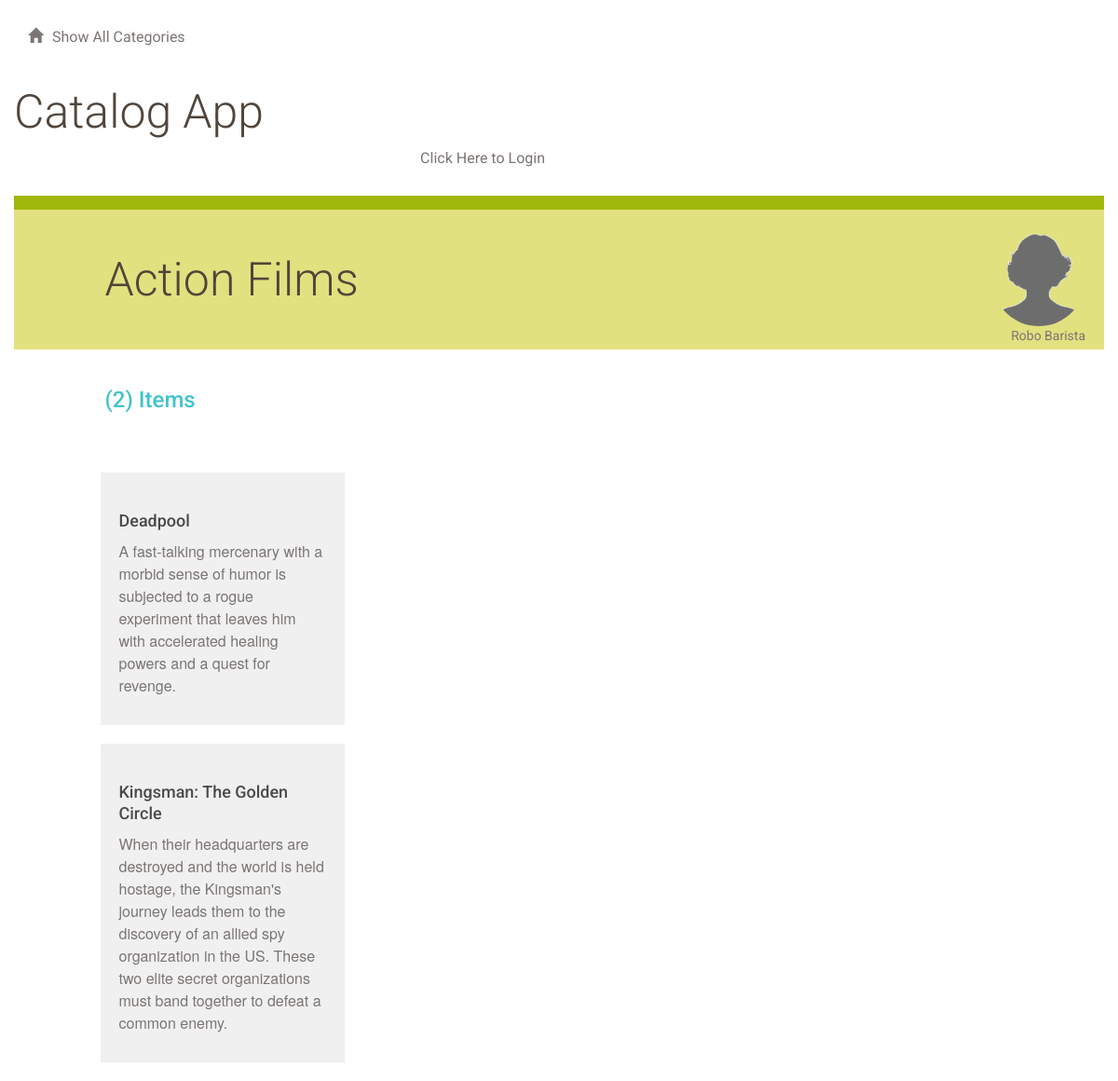
/catalog/1/items/, run on an earlier commit of the app's database.
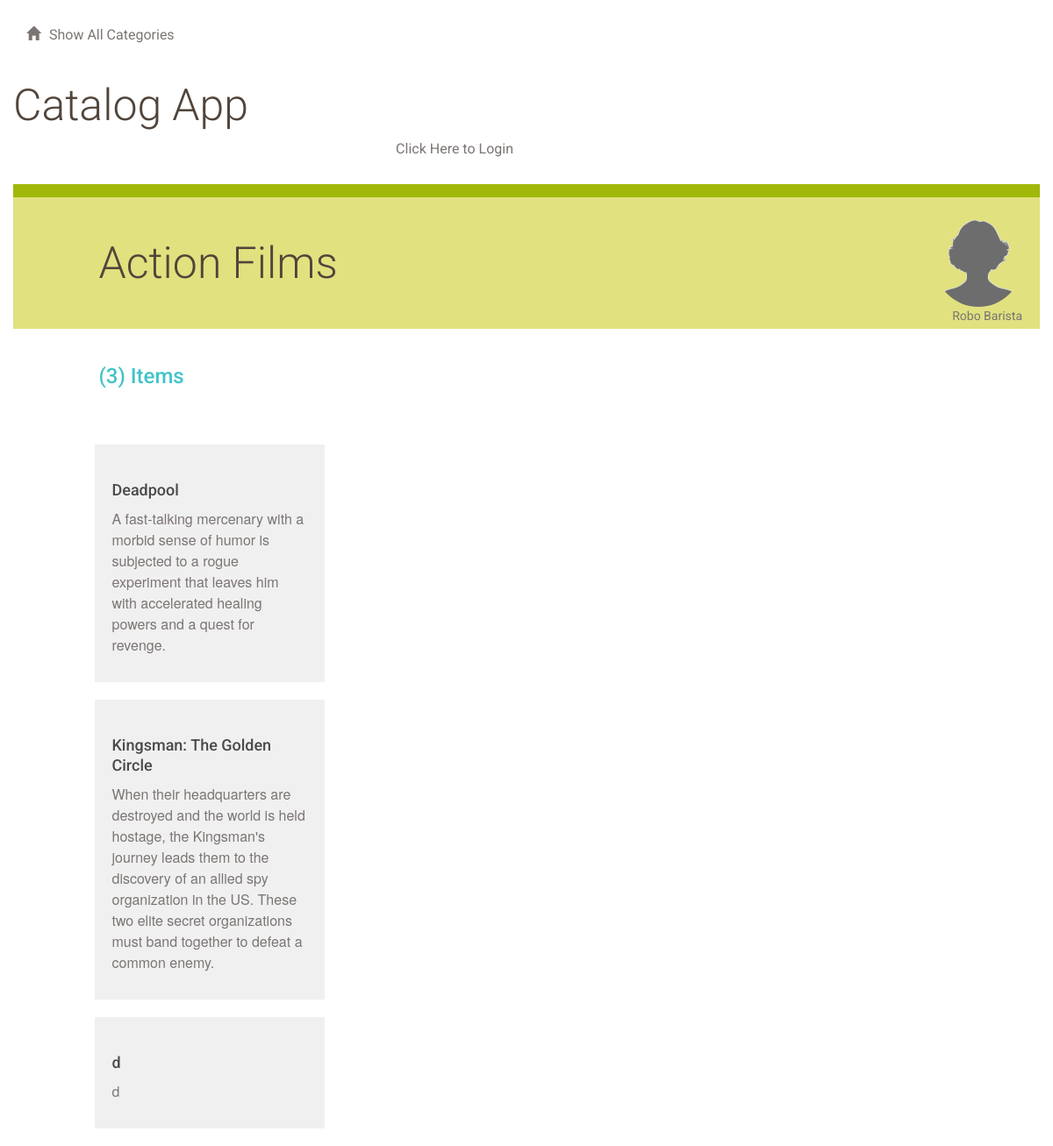
And on a later commit of the database.
### database_setup.py (models this page shows, shortened)
class Item(Base):
    __tablename__ = 'item'
    id = Column(Integer, primary_key=True)
    title = Column(String(250), nullable=False)
    description = Column(String(250))
    date = Column(DateTime, nullable=False)
    cat_id = Column(Integer, ForeignKey('category.id'))
    category = relationship(Category)
    user_id = Column(Integer, ForeignKey('user.id'))
    user = relationship(User)

### app.py (the view)
@app.route('/catalog/<int:category_id>/')
@app.route('/catalog/<int:category_id>/items/')
def showItems(category_id):
    category = session.query(Category).filter_by(id=category_id).one()
    count = session.query(Item).filter_by(cat_id=category_id).count()
    creator = getUserInfo(category.user_id)
    items = session.query(Item).filter_by(
        cat_id=category_id).order_by(asc(Item.title)).all()
    if 'username' not in login_session or \
       creator.id != login_session['user_id']:
        return render_template('publicmenu.html',
                               items=items,
                               category=category,
                               creator=creator,
                               count=count)
    else:
        return render_template('items.html',
                               items=items,
                               category=category,
                               creator=creator,
                               count=count)

### app.py (called while the page is built)
def getUserInfo(user_id):
    user = session.query(User).filter_by(id=user_id).one()
    return user

### templates/publicmenu.html (shortened to what this page needs)
{% extends "main.html" %}
{% block content %}
{% include "header.html" %}
<div class="row divider green">
	<div class="col-md-12"></div>
</div>
<div class="row banner menu">
	<div class="col-md-11 col-md-offset-1 padding-none">
		<h1>{{ category.name }}
			<figure class="creator">
				<img src="{{ url_for('static', filename='blank_user.gif') }}">
				<figcaption>{{ creator.name }}</figcaption>
			</figure>
		</h1>
		<br/>
		<h2>({{ count }}) Items</h2>
	</div>
</div>
	<div class="row padding-top padding-bottom">
		<div class="col-md-1"></div>
		<div class="col-md-11 padding-none">
		</div>
		<div class="col-md-7"></div>
	</div>
	<div class="row">
		<div class="col-md-12">
		</div>
	</div>
	{% if items !=[] %}
		<div class="row">
			<div class="col-md-1"></div>
			<div class="col-md-3">
					{% for i in items %}
							<div class="menu-item">
								<h3>{{i.title}}</h3>
								<p>{{i.description}}</p>
							</div>
					{% endfor %}
			</div>
			<div class="col-md-1"></div>
		</div>
	{% endif %}
{% endblock %}

What changed in the data, as far as the page shows it:
added Item: title "d", description "d"
Also different on the page:
{{ count }}: "2" → "3"
